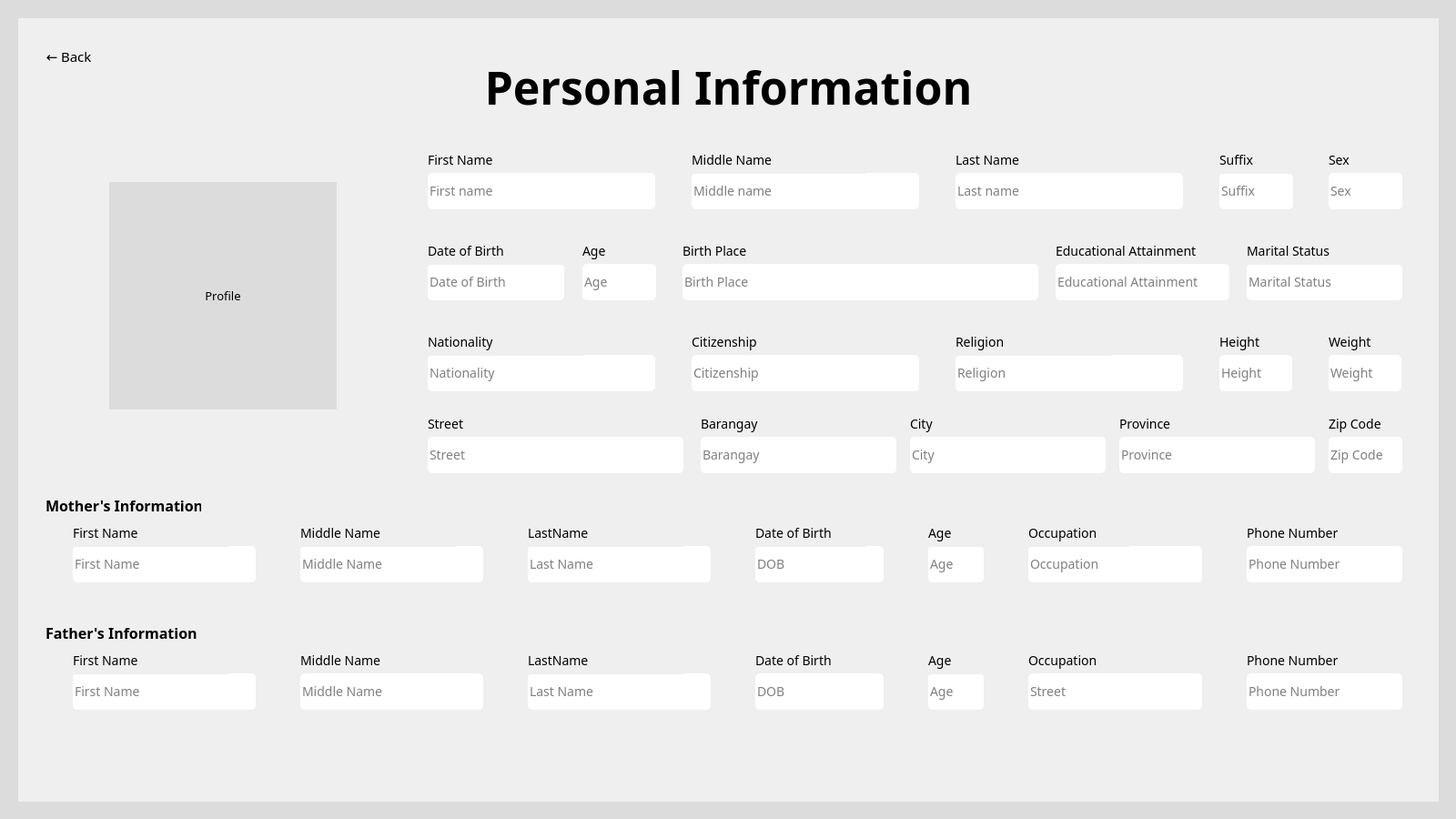
<?xml version="1.0" encoding="UTF-8"?>
<ui version="4.0">
 <class>Form</class>
 <widget class="QWidget" name="Form">
  <property name="geometry">
   <rect>
    <x>0</x>
    <y>0</y>
    <width>1600</width>
    <height>900</height>
   </rect>
  </property>
  <property name="windowTitle">
   <string>Face Card Profile</string>
  </property>
  <property name="styleSheet">
   <string notr="true">*{
background-color: #dcdcdc;
font-family: Poppins;
font-size: 13px;
}

QPushButton#backBtn{
background-color: #1b4440;
color: white;
border-radius: 5px;
font-weight: 700;
font-size: 15px;
}

QPushButton#backBtn:hover{
background-color: #5f6d67;
}</string>
  </property>
  <widget class="QWidget" name="widget" native="true">
   <property name="geometry">
    <rect>
     <x>20</x>
     <y>20</y>
     <width>1561</width>
     <height>861</height>
    </rect>
   </property>
   <property name="styleSheet">
    <string notr="true">background-color: #efefef;</string>
   </property>
   <widget class="QLabel" name="fnameDisplayLabel">
    <property name="geometry">
     <rect>
      <x>450</x>
      <y>140</y>
      <width>191</width>
      <height>31</height>
     </rect>
    </property>
    <property name="styleSheet">
     <string notr="true">font-size: 14px;</string>
    </property>
    <property name="text">
     <string>First Name</string>
    </property>
   </widget>
   <widget class="QLineEdit" name="fnameDisplay">
    <property name="geometry">
     <rect>
      <x>450</x>
      <y>170</y>
      <width>250</width>
      <height>40</height>
     </rect>
    </property>
    <property name="styleSheet">
     <string notr="true">background-color: white;
border-radius: 5px;
font-size: 14px;</string>
    </property>
    <property name="readOnly">
     <bool>true</bool>
    </property>
    <property name="placeholderText">
     <string>First name</string>
    </property>
   </widget>
   <widget class="QLineEdit" name="mnameDisplay">
    <property name="geometry">
     <rect>
      <x>740</x>
      <y>170</y>
      <width>250</width>
      <height>40</height>
     </rect>
    </property>
    <property name="styleSheet">
     <string notr="true">background-color: white;
border-radius: 5px;
font-size: 14px;</string>
    </property>
    <property name="readOnly">
     <bool>true</bool>
    </property>
    <property name="placeholderText">
     <string>Middle name</string>
    </property>
   </widget>
   <widget class="QLabel" name="mnameDisplayLabel">
    <property name="geometry">
     <rect>
      <x>740</x>
      <y>140</y>
      <width>191</width>
      <height>31</height>
     </rect>
    </property>
    <property name="styleSheet">
     <string notr="true">font-size: 14px;</string>
    </property>
    <property name="text">
     <string>Middle Name</string>
    </property>
   </widget>
   <widget class="QLabel" name="lnameDisplayLabel">
    <property name="geometry">
     <rect>
      <x>1030</x>
      <y>140</y>
      <width>191</width>
      <height>31</height>
     </rect>
    </property>
    <property name="styleSheet">
     <string notr="true">font-size: 14px;</string>
    </property>
    <property name="text">
     <string>Last Name</string>
    </property>
   </widget>
   <widget class="QLineEdit" name="lnameDisplay">
    <property name="geometry">
     <rect>
      <x>1030</x>
      <y>170</y>
      <width>250</width>
      <height>40</height>
     </rect>
    </property>
    <property name="styleSheet">
     <string notr="true">background-color: white;
border-radius: 5px;
font-size: 14px;</string>
    </property>
    <property name="readOnly">
     <bool>true</bool>
    </property>
    <property name="placeholderText">
     <string>Last name</string>
    </property>
   </widget>
   <widget class="QLineEdit" name="suffixDisplay">
    <property name="geometry">
     <rect>
      <x>1320</x>
      <y>170</y>
      <width>81</width>
      <height>40</height>
     </rect>
    </property>
    <property name="styleSheet">
     <string notr="true">background-color: white;
border-radius: 5px;
font-size: 14px;</string>
    </property>
    <property name="readOnly">
     <bool>true</bool>
    </property>
    <property name="placeholderText">
     <string>Suffix</string>
    </property>
   </widget>
   <widget class="QLabel" name="suffixDisplayLabel">
    <property name="geometry">
     <rect>
      <x>1320</x>
      <y>140</y>
      <width>81</width>
      <height>31</height>
     </rect>
    </property>
    <property name="styleSheet">
     <string notr="true">font-size: 14px;</string>
    </property>
    <property name="text">
     <string>Suffix</string>
    </property>
   </widget>
   <widget class="QLabel" name="sexDisplayLabel">
    <property name="geometry">
     <rect>
      <x>1440</x>
      <y>140</y>
      <width>81</width>
      <height>31</height>
     </rect>
    </property>
    <property name="styleSheet">
     <string notr="true">font-size: 14px;</string>
    </property>
    <property name="text">
     <string>Sex</string>
    </property>
   </widget>
   <widget class="QLineEdit" name="sexDisplay">
    <property name="geometry">
     <rect>
      <x>1440</x>
      <y>170</y>
      <width>81</width>
      <height>40</height>
     </rect>
    </property>
    <property name="styleSheet">
     <string notr="true">background-color: white;
border-radius: 5px;
font-size: 14px;</string>
    </property>
    <property name="readOnly">
     <bool>true</bool>
    </property>
    <property name="placeholderText">
     <string>Sex</string>
    </property>
   </widget>
   <widget class="QLineEdit" name="dobDisplay">
    <property name="geometry">
     <rect>
      <x>450</x>
      <y>270</y>
      <width>150</width>
      <height>40</height>
     </rect>
    </property>
    <property name="styleSheet">
     <string notr="true">background-color: white;
border-radius: 5px;
font-size: 14px;</string>
    </property>
    <property name="readOnly">
     <bool>true</bool>
    </property>
    <property name="placeholderText">
     <string>Date of Birth</string>
    </property>
   </widget>
   <widget class="QLabel" name="dobDisplayLabel">
    <property name="geometry">
     <rect>
      <x>450</x>
      <y>240</y>
      <width>151</width>
      <height>31</height>
     </rect>
    </property>
    <property name="styleSheet">
     <string notr="true">font-size: 14px;</string>
    </property>
    <property name="text">
     <string>Date of Birth</string>
    </property>
   </widget>
   <widget class="QLabel" name="ageDisplayLabel">
    <property name="geometry">
     <rect>
      <x>620</x>
      <y>240</y>
      <width>81</width>
      <height>31</height>
     </rect>
    </property>
    <property name="styleSheet">
     <string notr="true">font-size: 14px;</string>
    </property>
    <property name="text">
     <string>Age</string>
    </property>
   </widget>
   <widget class="QLineEdit" name="agDisplay">
    <property name="geometry">
     <rect>
      <x>620</x>
      <y>270</y>
      <width>81</width>
      <height>40</height>
     </rect>
    </property>
    <property name="styleSheet">
     <string notr="true">background-color: white;
border-radius: 5px;
font-size: 14px;</string>
    </property>
    <property name="readOnly">
     <bool>true</bool>
    </property>
    <property name="placeholderText">
     <string>Age</string>
    </property>
   </widget>
   <widget class="QLabel" name="birthplaceDisplayLabel">
    <property name="geometry">
     <rect>
      <x>730</x>
      <y>240</y>
      <width>91</width>
      <height>31</height>
     </rect>
    </property>
    <property name="styleSheet">
     <string notr="true">font-size: 14px;</string>
    </property>
    <property name="text">
     <string>Birth Place</string>
    </property>
   </widget>
   <widget class="QLineEdit" name="birthplaceDisplay">
    <property name="geometry">
     <rect>
      <x>730</x>
      <y>270</y>
      <width>391</width>
      <height>40</height>
     </rect>
    </property>
    <property name="styleSheet">
     <string notr="true">background-color: white;
border-radius: 5px;
font-size: 14px;</string>
    </property>
    <property name="readOnly">
     <bool>true</bool>
    </property>
    <property name="placeholderText">
     <string>Birth Place</string>
    </property>
   </widget>
   <widget class="QLabel" name="educattDisplayLabel">
    <property name="geometry">
     <rect>
      <x>1140</x>
      <y>240</y>
      <width>171</width>
      <height>31</height>
     </rect>
    </property>
    <property name="styleSheet">
     <string notr="true">font-size: 14px;</string>
    </property>
    <property name="text">
     <string>Educational Attainment</string>
    </property>
   </widget>
   <widget class="QLineEdit" name="birthplaceDisplay_2">
    <property name="geometry">
     <rect>
      <x>1140</x>
      <y>270</y>
      <width>191</width>
      <height>40</height>
     </rect>
    </property>
    <property name="styleSheet">
     <string notr="true">background-color: white;
border-radius: 5px;
font-size: 14px;</string>
    </property>
    <property name="readOnly">
     <bool>true</bool>
    </property>
    <property name="placeholderText">
     <string>Educational Attainment</string>
    </property>
   </widget>
   <widget class="QLineEdit" name="mstatusDisplay">
    <property name="geometry">
     <rect>
      <x>1350</x>
      <y>270</y>
      <width>171</width>
      <height>40</height>
     </rect>
    </property>
    <property name="styleSheet">
     <string notr="true">background-color: white;
border-radius: 5px;
font-size: 14px;</string>
    </property>
    <property name="readOnly">
     <bool>true</bool>
    </property>
    <property name="placeholderText">
     <string>Marital Status</string>
    </property>
   </widget>
   <widget class="QLabel" name="mstatusDisplayLabel">
    <property name="geometry">
     <rect>
      <x>1350</x>
      <y>240</y>
      <width>171</width>
      <height>31</height>
     </rect>
    </property>
    <property name="styleSheet">
     <string notr="true">font-size: 14px;</string>
    </property>
    <property name="text">
     <string>Marital Status</string>
    </property>
   </widget>
   <widget class="QLineEdit" name="nationalityDisplay">
    <property name="geometry">
     <rect>
      <x>450</x>
      <y>370</y>
      <width>250</width>
      <height>40</height>
     </rect>
    </property>
    <property name="styleSheet">
     <string notr="true">background-color: white;
border-radius: 5px;
font-size: 14px;</string>
    </property>
    <property name="readOnly">
     <bool>true</bool>
    </property>
    <property name="placeholderText">
     <string>Nationality</string>
    </property>
   </widget>
   <widget class="QLabel" name="citizenshipDisplayLabel">
    <property name="geometry">
     <rect>
      <x>740</x>
      <y>340</y>
      <width>171</width>
      <height>31</height>
     </rect>
    </property>
    <property name="styleSheet">
     <string notr="true">font-size: 14px;</string>
    </property>
    <property name="text">
     <string>Citizenship</string>
    </property>
   </widget>
   <widget class="QLineEdit" name="citizenshipDisplay">
    <property name="geometry">
     <rect>
      <x>740</x>
      <y>370</y>
      <width>250</width>
      <height>40</height>
     </rect>
    </property>
    <property name="styleSheet">
     <string notr="true">background-color: white;
border-radius: 5px;
font-size: 14px;</string>
    </property>
    <property name="readOnly">
     <bool>true</bool>
    </property>
    <property name="placeholderText">
     <string>Citizenship</string>
    </property>
   </widget>
   <widget class="QLabel" name="nationalityDisplayLabel">
    <property name="geometry">
     <rect>
      <x>450</x>
      <y>340</y>
      <width>171</width>
      <height>31</height>
     </rect>
    </property>
    <property name="styleSheet">
     <string notr="true">font-size: 14px;</string>
    </property>
    <property name="text">
     <string>Nationality</string>
    </property>
   </widget>
   <widget class="QLineEdit" name="religionDisplay">
    <property name="geometry">
     <rect>
      <x>1030</x>
      <y>370</y>
      <width>250</width>
      <height>40</height>
     </rect>
    </property>
    <property name="styleSheet">
     <string notr="true">background-color: white;
border-radius: 5px;
font-size: 14px;</string>
    </property>
    <property name="readOnly">
     <bool>true</bool>
    </property>
    <property name="placeholderText">
     <string>Religion</string>
    </property>
   </widget>
   <widget class="QLabel" name="religionDisplayLabel">
    <property name="geometry">
     <rect>
      <x>1030</x>
      <y>340</y>
      <width>171</width>
      <height>31</height>
     </rect>
    </property>
    <property name="styleSheet">
     <string notr="true">font-size: 14px;</string>
    </property>
    <property name="text">
     <string>Religion</string>
    </property>
   </widget>
   <widget class="QLabel" name="heightDisplayLabel">
    <property name="geometry">
     <rect>
      <x>1320</x>
      <y>340</y>
      <width>101</width>
      <height>31</height>
     </rect>
    </property>
    <property name="styleSheet">
     <string notr="true">font-size: 14px;</string>
    </property>
    <property name="text">
     <string>Height</string>
    </property>
   </widget>
   <widget class="QLineEdit" name="heightDisplay">
    <property name="geometry">
     <rect>
      <x>1320</x>
      <y>370</y>
      <width>80</width>
      <height>40</height>
     </rect>
    </property>
    <property name="styleSheet">
     <string notr="true">background-color: white;
border-radius: 5px;
font-size: 14px;</string>
    </property>
    <property name="readOnly">
     <bool>true</bool>
    </property>
    <property name="placeholderText">
     <string>Height</string>
    </property>
   </widget>
   <widget class="QLabel" name="weightDisplayLabel">
    <property name="geometry">
     <rect>
      <x>1440</x>
      <y>340</y>
      <width>81</width>
      <height>31</height>
     </rect>
    </property>
    <property name="styleSheet">
     <string notr="true">font-size: 14px;</string>
    </property>
    <property name="text">
     <string>Weight</string>
    </property>
   </widget>
   <widget class="QLineEdit" name="weightDisplay">
    <property name="geometry">
     <rect>
      <x>1440</x>
      <y>370</y>
      <width>80</width>
      <height>40</height>
     </rect>
    </property>
    <property name="styleSheet">
     <string notr="true">background-color: white;
border-radius: 5px;
font-size: 14px;</string>
    </property>
    <property name="readOnly">
     <bool>true</bool>
    </property>
    <property name="placeholderText">
     <string>Weight</string>
    </property>
   </widget>
   <widget class="QLabel" name="streetDisplayLabel">
    <property name="geometry">
     <rect>
      <x>450</x>
      <y>430</y>
      <width>171</width>
      <height>31</height>
     </rect>
    </property>
    <property name="styleSheet">
     <string notr="true">font-size: 14px;</string>
    </property>
    <property name="text">
     <string>Street</string>
    </property>
   </widget>
   <widget class="QLineEdit" name="streetDisplay">
    <property name="geometry">
     <rect>
      <x>450</x>
      <y>460</y>
      <width>281</width>
      <height>40</height>
     </rect>
    </property>
    <property name="styleSheet">
     <string notr="true">background-color: white;
border-radius: 5px;
font-size: 14px;</string>
    </property>
    <property name="readOnly">
     <bool>true</bool>
    </property>
    <property name="placeholderText">
     <string>Street</string>
    </property>
   </widget>
   <widget class="QLabel" name="brgyDisplayLabel">
    <property name="geometry">
     <rect>
      <x>750</x>
      <y>430</y>
      <width>171</width>
      <height>31</height>
     </rect>
    </property>
    <property name="styleSheet">
     <string notr="true">font-size: 14px;</string>
    </property>
    <property name="text">
     <string>Barangay</string>
    </property>
   </widget>
   <widget class="QLineEdit" name="brgyDisplay">
    <property name="geometry">
     <rect>
      <x>750</x>
      <y>460</y>
      <width>215</width>
      <height>40</height>
     </rect>
    </property>
    <property name="styleSheet">
     <string notr="true">background-color: white;
border-radius: 5px;
font-size: 14px;</string>
    </property>
    <property name="readOnly">
     <bool>true</bool>
    </property>
    <property name="placeholderText">
     <string>Barangay</string>
    </property>
   </widget>
   <widget class="QLabel" name="cityDisplayLabel">
    <property name="geometry">
     <rect>
      <x>980</x>
      <y>430</y>
      <width>171</width>
      <height>31</height>
     </rect>
    </property>
    <property name="styleSheet">
     <string notr="true">font-size: 14px;</string>
    </property>
    <property name="text">
     <string>City</string>
    </property>
   </widget>
   <widget class="QLineEdit" name="cityDisplay">
    <property name="geometry">
     <rect>
      <x>980</x>
      <y>460</y>
      <width>215</width>
      <height>40</height>
     </rect>
    </property>
    <property name="styleSheet">
     <string notr="true">background-color: white;
border-radius: 5px;
font-size: 14px;</string>
    </property>
    <property name="readOnly">
     <bool>true</bool>
    </property>
    <property name="placeholderText">
     <string>City</string>
    </property>
   </widget>
   <widget class="QLabel" name="provinceDisplayLabel">
    <property name="geometry">
     <rect>
      <x>1210</x>
      <y>430</y>
      <width>171</width>
      <height>31</height>
     </rect>
    </property>
    <property name="styleSheet">
     <string notr="true">font-size: 14px;</string>
    </property>
    <property name="text">
     <string>Province</string>
    </property>
   </widget>
   <widget class="QLineEdit" name="provinceDisplay">
    <property name="geometry">
     <rect>
      <x>1210</x>
      <y>460</y>
      <width>215</width>
      <height>40</height>
     </rect>
    </property>
    <property name="styleSheet">
     <string notr="true">background-color: white;
border-radius: 5px;
font-size: 14px;</string>
    </property>
    <property name="readOnly">
     <bool>true</bool>
    </property>
    <property name="placeholderText">
     <string>Province</string>
    </property>
   </widget>
   <widget class="QLabel" name="zipcodeDisplayLabel">
    <property name="geometry">
     <rect>
      <x>1440</x>
      <y>430</y>
      <width>81</width>
      <height>31</height>
     </rect>
    </property>
    <property name="styleSheet">
     <string notr="true">font-size: 14px;</string>
    </property>
    <property name="text">
     <string>Zip Code</string>
    </property>
   </widget>
   <widget class="QLineEdit" name="zipcodeDisplay">
    <property name="geometry">
     <rect>
      <x>1440</x>
      <y>460</y>
      <width>81</width>
      <height>40</height>
     </rect>
    </property>
    <property name="styleSheet">
     <string notr="true">background-color: white;
border-radius: 5px;
font-size: 14px;</string>
    </property>
    <property name="readOnly">
     <bool>true</bool>
    </property>
    <property name="placeholderText">
     <string>Zip Code</string>
    </property>
   </widget>
   <widget class="QLabel" name="momInfoLabel">
    <property name="geometry">
     <rect>
      <x>30</x>
      <y>520</y>
      <width>171</width>
      <height>31</height>
     </rect>
    </property>
    <property name="styleSheet">
     <string notr="true">font-size: 16px;
font-weight: 500</string>
    </property>
    <property name="text">
     <string>Mother's Information</string>
    </property>
   </widget>
   <widget class="QLineEdit" name="maFnameDisplay">
    <property name="geometry">
     <rect>
      <x>60</x>
      <y>580</y>
      <width>201</width>
      <height>40</height>
     </rect>
    </property>
    <property name="styleSheet">
     <string notr="true">background-color: white;
border-radius: 5px;
font-size: 14px;</string>
    </property>
    <property name="readOnly">
     <bool>true</bool>
    </property>
    <property name="placeholderText">
     <string>First Name</string>
    </property>
   </widget>
   <widget class="QLabel" name="maFnameLbl">
    <property name="geometry">
     <rect>
      <x>60</x>
      <y>550</y>
      <width>171</width>
      <height>31</height>
     </rect>
    </property>
    <property name="styleSheet">
     <string notr="true">font-size: 14px;</string>
    </property>
    <property name="text">
     <string>First Name</string>
    </property>
   </widget>
   <widget class="QLineEdit" name="maMnameDisplay">
    <property name="geometry">
     <rect>
      <x>310</x>
      <y>580</y>
      <width>201</width>
      <height>40</height>
     </rect>
    </property>
    <property name="styleSheet">
     <string notr="true">background-color: white;
border-radius: 5px;
font-size: 14px;</string>
    </property>
    <property name="readOnly">
     <bool>true</bool>
    </property>
    <property name="placeholderText">
     <string>Middle Name</string>
    </property>
   </widget>
   <widget class="QLabel" name="maMnameLbl">
    <property name="geometry">
     <rect>
      <x>310</x>
      <y>550</y>
      <width>171</width>
      <height>31</height>
     </rect>
    </property>
    <property name="styleSheet">
     <string notr="true">font-size: 14px;</string>
    </property>
    <property name="text">
     <string>Middle Name</string>
    </property>
   </widget>
   <widget class="QLineEdit" name="maLnameDisplay">
    <property name="geometry">
     <rect>
      <x>560</x>
      <y>580</y>
      <width>201</width>
      <height>40</height>
     </rect>
    </property>
    <property name="styleSheet">
     <string notr="true">background-color: white;
border-radius: 5px;
font-size: 14px;</string>
    </property>
    <property name="text">
     <string/>
    </property>
    <property name="readOnly">
     <bool>true</bool>
    </property>
    <property name="placeholderText">
     <string>Last Name</string>
    </property>
   </widget>
   <widget class="QLabel" name="maLnameLbl">
    <property name="geometry">
     <rect>
      <x>560</x>
      <y>550</y>
      <width>171</width>
      <height>31</height>
     </rect>
    </property>
    <property name="styleSheet">
     <string notr="true">font-size: 14px;</string>
    </property>
    <property name="text">
     <string>LastName</string>
    </property>
   </widget>
   <widget class="QLineEdit" name="maDobDisplay">
    <property name="geometry">
     <rect>
      <x>810</x>
      <y>580</y>
      <width>141</width>
      <height>40</height>
     </rect>
    </property>
    <property name="styleSheet">
     <string notr="true">background-color: white;
border-radius: 5px;
font-size: 14px;</string>
    </property>
    <property name="text">
     <string/>
    </property>
    <property name="readOnly">
     <bool>true</bool>
    </property>
    <property name="placeholderText">
     <string>DOB</string>
    </property>
   </widget>
   <widget class="QLabel" name="maDobLbl">
    <property name="geometry">
     <rect>
      <x>810</x>
      <y>550</y>
      <width>121</width>
      <height>31</height>
     </rect>
    </property>
    <property name="styleSheet">
     <string notr="true">font-size: 14px;</string>
    </property>
    <property name="text">
     <string>Date of Birth</string>
    </property>
   </widget>
   <widget class="QLineEdit" name="maAgeDisplay">
    <property name="geometry">
     <rect>
      <x>1000</x>
      <y>580</y>
      <width>61</width>
      <height>40</height>
     </rect>
    </property>
    <property name="styleSheet">
     <string notr="true">background-color: white;
border-radius: 5px;
font-size: 14px;</string>
    </property>
    <property name="text">
     <string/>
    </property>
    <property name="readOnly">
     <bool>true</bool>
    </property>
    <property name="placeholderText">
     <string>Age</string>
    </property>
   </widget>
   <widget class="QLabel" name="maAgeLbl">
    <property name="geometry">
     <rect>
      <x>1000</x>
      <y>550</y>
      <width>61</width>
      <height>31</height>
     </rect>
    </property>
    <property name="styleSheet">
     <string notr="true">font-size: 14px;</string>
    </property>
    <property name="text">
     <string>Age</string>
    </property>
   </widget>
   <widget class="QLineEdit" name="maOccDisplay">
    <property name="geometry">
     <rect>
      <x>1110</x>
      <y>580</y>
      <width>191</width>
      <height>40</height>
     </rect>
    </property>
    <property name="styleSheet">
     <string notr="true">background-color: white;
border-radius: 5px;
font-size: 14px;</string>
    </property>
    <property name="text">
     <string/>
    </property>
    <property name="readOnly">
     <bool>true</bool>
    </property>
    <property name="placeholderText">
     <string>Occupation</string>
    </property>
   </widget>
   <widget class="QLabel" name="maOccLbl">
    <property name="geometry">
     <rect>
      <x>1110</x>
      <y>550</y>
      <width>111</width>
      <height>31</height>
     </rect>
    </property>
    <property name="styleSheet">
     <string notr="true">font-size: 14px;</string>
    </property>
    <property name="text">
     <string>Occupation</string>
    </property>
   </widget>
   <widget class="QLabel" name="maPnumLbl">
    <property name="geometry">
     <rect>
      <x>1350</x>
      <y>550</y>
      <width>111</width>
      <height>31</height>
     </rect>
    </property>
    <property name="styleSheet">
     <string notr="true">font-size: 14px;</string>
    </property>
    <property name="text">
     <string>Phone Number</string>
    </property>
   </widget>
   <widget class="QLineEdit" name="maPnumDisplay">
    <property name="geometry">
     <rect>
      <x>1350</x>
      <y>580</y>
      <width>171</width>
      <height>40</height>
     </rect>
    </property>
    <property name="styleSheet">
     <string notr="true">background-color: white;
border-radius: 5px;
font-size: 14px;</string>
    </property>
    <property name="text">
     <string/>
    </property>
    <property name="readOnly">
     <bool>true</bool>
    </property>
    <property name="placeholderText">
     <string>Phone Number</string>
    </property>
   </widget>
   <widget class="QLineEdit" name="paLnameDisplay">
    <property name="geometry">
     <rect>
      <x>560</x>
      <y>720</y>
      <width>201</width>
      <height>40</height>
     </rect>
    </property>
    <property name="styleSheet">
     <string notr="true">background-color: white;
border-radius: 5px;
font-size: 14px;</string>
    </property>
    <property name="text">
     <string/>
    </property>
    <property name="readOnly">
     <bool>true</bool>
    </property>
    <property name="placeholderText">
     <string>Last Name</string>
    </property>
   </widget>
   <widget class="QLabel" name="paDobLbl">
    <property name="geometry">
     <rect>
      <x>810</x>
      <y>690</y>
      <width>121</width>
      <height>31</height>
     </rect>
    </property>
    <property name="styleSheet">
     <string notr="true">font-size: 14px;</string>
    </property>
    <property name="text">
     <string>Date of Birth</string>
    </property>
   </widget>
   <widget class="QLineEdit" name="paFnameDisplay">
    <property name="geometry">
     <rect>
      <x>60</x>
      <y>720</y>
      <width>201</width>
      <height>40</height>
     </rect>
    </property>
    <property name="styleSheet">
     <string notr="true">background-color: white;
border-radius: 5px;
font-size: 14px;</string>
    </property>
    <property name="readOnly">
     <bool>true</bool>
    </property>
    <property name="placeholderText">
     <string>First Name</string>
    </property>
   </widget>
   <widget class="QLabel" name="paFnameLbl">
    <property name="geometry">
     <rect>
      <x>60</x>
      <y>690</y>
      <width>171</width>
      <height>31</height>
     </rect>
    </property>
    <property name="styleSheet">
     <string notr="true">font-size: 14px;</string>
    </property>
    <property name="text">
     <string>First Name</string>
    </property>
   </widget>
   <widget class="QLabel" name="paLnameLbl">
    <property name="geometry">
     <rect>
      <x>560</x>
      <y>690</y>
      <width>171</width>
      <height>31</height>
     </rect>
    </property>
    <property name="styleSheet">
     <string notr="true">font-size: 14px;</string>
    </property>
    <property name="text">
     <string>LastName</string>
    </property>
   </widget>
   <widget class="QLabel" name="paOccLbl">
    <property name="geometry">
     <rect>
      <x>1110</x>
      <y>690</y>
      <width>111</width>
      <height>31</height>
     </rect>
    </property>
    <property name="styleSheet">
     <string notr="true">font-size: 14px;</string>
    </property>
    <property name="text">
     <string>Occupation</string>
    </property>
   </widget>
   <widget class="QLabel" name="momInfoLabel_13">
    <property name="geometry">
     <rect>
      <x>30</x>
      <y>660</y>
      <width>171</width>
      <height>31</height>
     </rect>
    </property>
    <property name="styleSheet">
     <string notr="true">font-size: 16px;
font-weight: 500</string>
    </property>
    <property name="text">
     <string>Father's Information</string>
    </property>
   </widget>
   <widget class="QLabel" name="paPnumLbl">
    <property name="geometry">
     <rect>
      <x>1350</x>
      <y>690</y>
      <width>111</width>
      <height>31</height>
     </rect>
    </property>
    <property name="styleSheet">
     <string notr="true">font-size: 14px;</string>
    </property>
    <property name="text">
     <string>Phone Number</string>
    </property>
   </widget>
   <widget class="QLineEdit" name="paPnumDisplay">
    <property name="geometry">
     <rect>
      <x>1350</x>
      <y>720</y>
      <width>171</width>
      <height>40</height>
     </rect>
    </property>
    <property name="styleSheet">
     <string notr="true">background-color: white;
border-radius: 5px;
font-size: 14px;</string>
    </property>
    <property name="text">
     <string/>
    </property>
    <property name="readOnly">
     <bool>true</bool>
    </property>
    <property name="placeholderText">
     <string>Phone Number</string>
    </property>
   </widget>
   <widget class="QLabel" name="paMnameLbl">
    <property name="geometry">
     <rect>
      <x>310</x>
      <y>690</y>
      <width>171</width>
      <height>31</height>
     </rect>
    </property>
    <property name="styleSheet">
     <string notr="true">font-size: 14px;</string>
    </property>
    <property name="text">
     <string>Middle Name</string>
    </property>
   </widget>
   <widget class="QLineEdit" name="paAgeDisplay">
    <property name="geometry">
     <rect>
      <x>1000</x>
      <y>720</y>
      <width>61</width>
      <height>40</height>
     </rect>
    </property>
    <property name="styleSheet">
     <string notr="true">background-color: white;
border-radius: 5px;
font-size: 14px;</string>
    </property>
    <property name="text">
     <string/>
    </property>
    <property name="readOnly">
     <bool>true</bool>
    </property>
    <property name="placeholderText">
     <string>Age</string>
    </property>
   </widget>
   <widget class="QLineEdit" name="paDobDisplay">
    <property name="geometry">
     <rect>
      <x>810</x>
      <y>720</y>
      <width>141</width>
      <height>40</height>
     </rect>
    </property>
    <property name="styleSheet">
     <string notr="true">background-color: white;
border-radius: 5px;
font-size: 14px;</string>
    </property>
    <property name="text">
     <string/>
    </property>
    <property name="readOnly">
     <bool>true</bool>
    </property>
    <property name="placeholderText">
     <string>DOB</string>
    </property>
   </widget>
   <widget class="QLineEdit" name="paMnameDisplay">
    <property name="geometry">
     <rect>
      <x>310</x>
      <y>720</y>
      <width>201</width>
      <height>40</height>
     </rect>
    </property>
    <property name="styleSheet">
     <string notr="true">background-color: white;
border-radius: 5px;
font-size: 14px;</string>
    </property>
    <property name="readOnly">
     <bool>true</bool>
    </property>
    <property name="placeholderText">
     <string>Middle Name</string>
    </property>
   </widget>
   <widget class="QLabel" name="paAgeLbl">
    <property name="geometry">
     <rect>
      <x>1000</x>
      <y>690</y>
      <width>61</width>
      <height>31</height>
     </rect>
    </property>
    <property name="styleSheet">
     <string notr="true">font-size: 14px;</string>
    </property>
    <property name="text">
     <string>Age</string>
    </property>
   </widget>
   <widget class="QLineEdit" name="paOccDisplay">
    <property name="geometry">
     <rect>
      <x>1110</x>
      <y>720</y>
      <width>191</width>
      <height>40</height>
     </rect>
    </property>
    <property name="styleSheet">
     <string notr="true">background-color: white;
border-radius: 5px;
font-size: 14px;</string>
    </property>
    <property name="text">
     <string/>
    </property>
    <property name="readOnly">
     <bool>true</bool>
    </property>
    <property name="placeholderText">
     <string>Street</string>
    </property>
   </widget>
   <widget class="QLabel" name="profileDisplay">
    <property name="geometry">
     <rect>
      <x>100</x>
      <y>180</y>
      <width>250</width>
      <height>250</height>
     </rect>
    </property>
    <property name="styleSheet">
     <string notr="true">background-color: #dcdcdc;</string>
    </property>
    <property name="text">
     <string>Profile</string>
    </property>
    <property name="alignment">
     <set>Qt::AlignCenter</set>
    </property>
   </widget>
   <widget class="QLabel" name="profileInfo">
    <property name="geometry">
     <rect>
      <x>460</x>
      <y>40</y>
      <width>641</width>
      <height>71</height>
     </rect>
    </property>
    <property name="styleSheet">
     <string notr="true">font-size: 50px;
font-weight: bold;</string>
    </property>
    <property name="text">
     <string>Personal Information</string>
    </property>
    <property name="alignment">
     <set>Qt::AlignCenter</set>
    </property>
   </widget>
   <widget class="QPushButton" name="backBtn">
    <property name="geometry">
     <rect>
      <x>20</x>
      <y>30</y>
      <width>71</width>
      <height>23</height>
     </rect>
    </property>
    <property name="styleSheet">
     <string notr="true">border: none;
background-color: transparent;
font-weight: 400;
color: black;</string>
    </property>
    <property name="text">
     <string>← Back</string>
    </property>
   </widget>
  </widget>
 </widget>
 <resources/>
 <connections/>
</ui>
